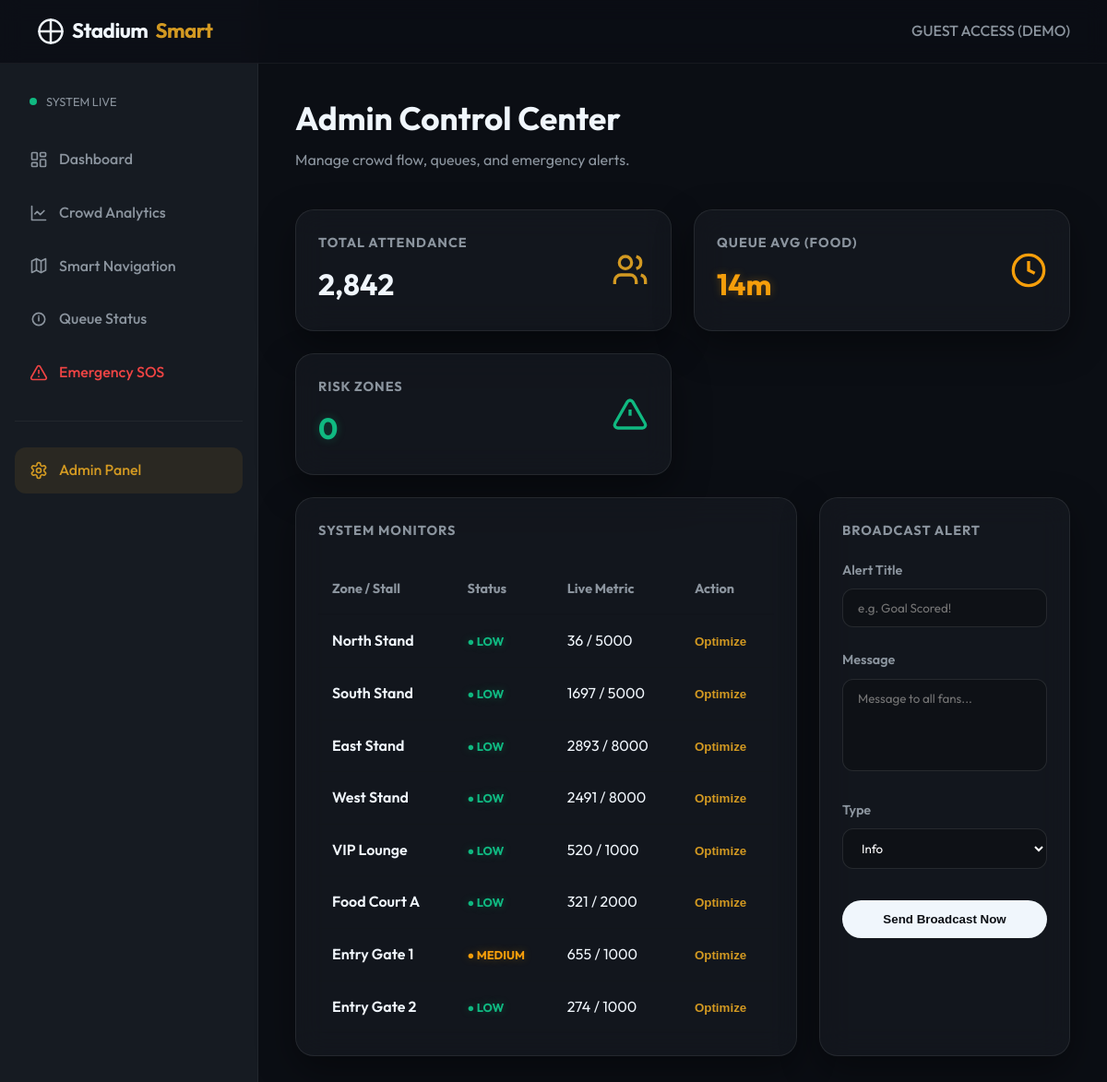
The page /admin on the database its author committed.
### models.py (models this page shows)
class ZoneStatus(db.Model):
    id = db.Column(db.Integer, primary_key=True)
    zone_name = db.Column(db.String(100), unique=True, nullable=False)
    capacity_total = db.Column(db.Integer, default=100)
    capacity_current = db.Column(db.Integer, default=0)
    risk_level = db.Column(db.Integer, default=0) # 0: Low, 1: Med, 2: High
    last_updated = db.Column(db.DateTime, default=datetime.utcnow)

### app.py (the view)
@app.route('/admin')
def admin():
    zones = ZoneStatus.query.all()
    queues = QueueStatus.query.all()
    alerts = Alert.query.order_by(Alert.id.desc()).all()
    return render_template('admin.html', zones=zones, queues=queues, alerts=alerts)

### templates/admin.html (shortened to what this page needs)
{% extends "base.html" %}
{% block content %}
<header style="margin-bottom: 40px;">
    <h1 style="font-size: 2.2rem; margin-bottom: 5px;">Admin Control Center</h1>
    <p style="color: var(--text-secondary);">Manage crowd flow, queues, and emergency alerts.</p>
</header>
<div class="dashboard-grid">
    <div class="glass status-card" style="display: flex; justify-content: space-between; align-items: center;">
        <div>
            <h3>Total Attendance</h3>
            <div class="status-value">2,842</div>
        </div>
        <svg width="40" height="40" style="color: var(--accent-gold);" viewBox="0 0 24 24" fill="none" stroke="currentColor" stroke-width="2"><path d="M16 21v-2a4 4 0 0 0-4-4H6a4 4 0 0 0-4 4v2"/><circle cx="9" cy="7" r="4"/><path d="M22 21v-2a4 4 0 0 0-3-3.87"/><path d="M16 3.13a4 4 0 0 1 0 7.75"/></svg>
    </div>
    <div class="glass status-card" style="display: flex; justify-content: space-between; align-items: center;">
        <div>
            <h3>Queue Avg (Food)</h3>
            <div class="status-value text-medium">14m</div>
        </div>
        <svg width="40" height="40" style="color: var(--accent-amber);" viewBox="0 0 24 24" fill="none" stroke="currentColor" stroke-width="2"><circle cx="12" cy="12" r="10"/><polyline points="12 6 12 12 16 14"/></svg>
    </div>
    <div class="glass status-card" style="display: flex; justify-content: space-between; align-items: center;">
        <div>
            <h3>Risk Zones</h3>
            <div class="status-value text-free">0</div>
        </div>
        <svg width="40" height="40" style="color: var(--accent-emerald);" viewBox="0 0 24 24" fill="none" stroke="currentColor" stroke-width="2"><path d="m21.73 18-8-14a2 2 0 0 0-3.48 0l-8 14A2 2 0 0 0 4 21h16a2 2 0 0 0 1.73-3Z"/><line x1="12" y1="9" x2="12" y2="13"/><line x1="12" y1="17" x2="12.01" y2="17"/></svg>
    </div>
</div>
<div class="dashboard-grid" style="grid-template-columns: 2fr 1fr;">
    <div class="glass status-card">
        <h3>System Monitors</h3>
        <div style="margin-top: 25px;">
            <table style="width: 100%; border-collapse: collapse;">
                <thead>
                    <tr style="text-align: left; border-bottom: 2px solid rgba(0,0,0,0.05); color: var(--text-secondary); font-size: 0.9rem;">
                        <th style="padding: 15px;">Zone / Stall</th>
                        <th style="padding: 15px;">Status</th>
                        <th style="padding: 15px;">Live Metric</th>
                        <th style="padding: 15px;">Action</th>
                    </tr>
                </thead>
                <tbody>
                    {% for z in zones %}
                    <tr style="border-bottom: 1px solid rgba(0,0,0,0.025);">
                        <td style="padding: 15px; font-weight: 600;">{{ z.zone_name }}</td>
                        <td style="padding: 15px;"><span class="text-{{ 'busy' if z.risk_level==2 else ('medium' if z.risk_level==1 else 'free') }}" style="font-weight: 700; text-transform: uppercase; font-size: 0.8rem;">● {{ 'HIGH' if z.risk_level==2 else ('MEDIUM' if z.risk_level==1 else 'LOW') }}</span></td>
                        <td style="padding: 15px;">{{ z.capacity_current }} / {{ z.capacity_total }}</td>
                        <td style="padding: 15px;"><button style="background: none; border: none; color: var(--accent-gold); font-weight: 600; cursor: pointer;">Optimize</button></td>
                    </tr>
                    {% endfor %}
                </tbody>
            </table>
        </div>
    </div>
    <div class="glass status-card">
        <h3>Broadcast Alert</h3>
        <form id="adminBroadcastForm" style="margin-top: 20px;">
            <div class="form-group">
                <label>Alert Title</label>
                <input type="text" name="title" class="form-input" placeholder="e.g. Goal Scored!">
            </div>
            <div class="form-group">
                <label>Message</label>
                <textarea name="message" class="form-input" style="height: 100px; resize: none;" placeholder="Message to all fans..."></textarea>
            </div>
            <div class="form-group">
                <label>Type</label>
                <select name="type" class="form-input">
                    <option value="info">Info</option>
                </select>
            </div>
            <button type="submit" class="btn-primary" style="width: 100%; margin-top: 10px;">Send Broadcast Now</button>
        </form>
    </div>
</div>
{% endblock %}

### static/css/style.css (style rules this page uses)
:root { --bg-main: #0b0e14; --bg-secondary: #161b22; --card-bg: rgba(22, 27, 34, 0.7); --text-primary: #f0f6fc; --text-secondary: #8b949e; --accent-emerald: #10b981; --accent-amber: #f59e0b; --accent-crimson: #ef4444; --accent-gold: #d29922; --border-glow: rgba(210, 153, 34, 0.2); --border-radius: 20px; --shadow: 0 15px 40px rgba(0, 0, 0, 0.4); --transition: all 0.3s cubic-bezier(0.4, 0, 0.2, 1); }
* { margin: 0; padding: 0; box-sizing: border-box; }
body { font-family: 'Outfit', sans-serif; background-color: var(--bg-main); color: var(--text-primary); overflow-x: hidden; line-height: 1.6; transition: background-color 0.3s ease; }
.glass { background: var(--card-bg); backdrop-filter: blur(16px); -webkit-backdrop-filter: blur(16px); border: 1px solid rgba(255, 255, 255, 0.08); border-radius: var(--border-radius); box-shadow: var(--shadow); }
.btn-primary { background: var(--text-primary); color: var(--bg-main); padding: 0.8rem 1.8rem; border-radius: 50px; text-decoration: none; font-weight: 600; transition: var(--transition); border: none; cursor: pointer; }
.dashboard-grid { display: grid; grid-template-columns: repeat(auto-fit, minmax(300px, 1fr)); gap: 24px; margin-top: 24px; }
.status-card { padding: 24px; transition: var(--transition); }
.status-card h3 { font-size: 0.9rem; color: var(--text-secondary); margin-bottom: 8px; text-transform: uppercase; letter-spacing: 1px; }
.status-value { font-size: 2rem; font-weight: 700; color: var(--text-primary); }
.text-free { color: var(--accent-emerald); text-shadow: 0 0 10px rgba(16, 185, 129, 0.3); }
.text-medium { color: var(--accent-amber); text-shadow: 0 0 10px rgba(245, 158, 11, 0.3); }
.form-group { margin-bottom: 24px; }
.form-group label { display: block; margin-bottom: 8px; font-weight: 600; font-size: 0.9rem; color: var(--text-secondary); }
.form-input { width: 100%; padding: 12px 16px; border-radius: 12px; border: 1px solid rgba(255, 255, 255, 0.1); background: rgba(0,0,0,0.2); color: white; font-family: inherit; transition: var(--transition); }

### rows shown on the page
ZoneStatus: zone_name "North Stand", risk_level "LOW", capacity_current "36", capacity_total "5000"
ZoneStatus: zone_name "South Stand", risk_level "LOW", capacity_current "1697", capacity_total "5000"
ZoneStatus: zone_name "East Stand", risk_level "LOW", capacity_current "2893", capacity_total "8000"
ZoneStatus: zone_name "West Stand", risk_level "LOW", capacity_current "2491", capacity_total "8000"
ZoneStatus: zone_name "VIP Lounge", risk_level "LOW", capacity_current "520", capacity_total "1000"
ZoneStatus: zone_name "Food Court A", risk_level "LOW", capacity_current "321", capacity_total "2000"
ZoneStatus: zone_name "Entry Gate 1", risk_level "MEDIUM", capacity_current "655", capacity_total "1000"
ZoneStatus: zone_name "Entry Gate 2", risk_level "LOW", capacity_current "274", capacity_total "1000"
